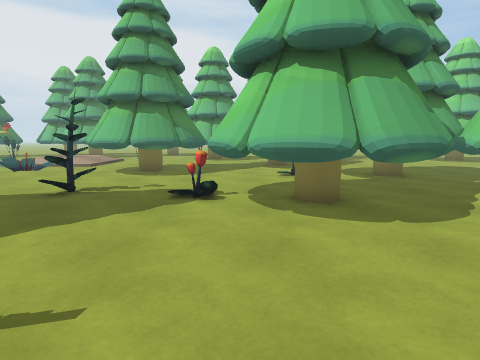
[1] (above)

24 first-person views from a walk through a Unity game level. The camera is 1.3 m above the floor, tilts 8° down and sees 80° across. The floor is counted in squares, 1 m on a side. Each view is taken from the middle of a square. On the plan, view 1 faces up. The plan holds only what a view shows up to about 13 squares ahead; the rest is blank. The place goes on beyond the plan. The player character is not drawn.

[2]
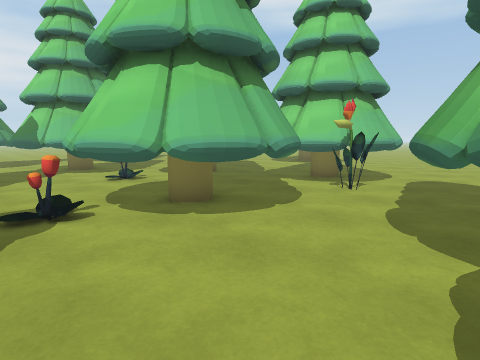

[3]
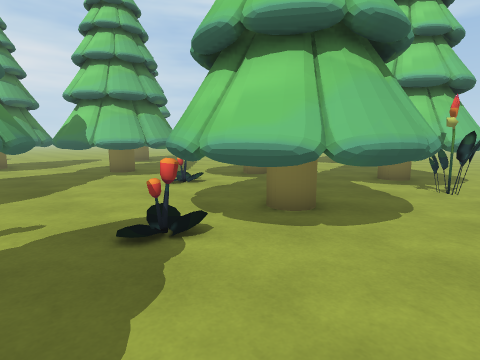

[4]
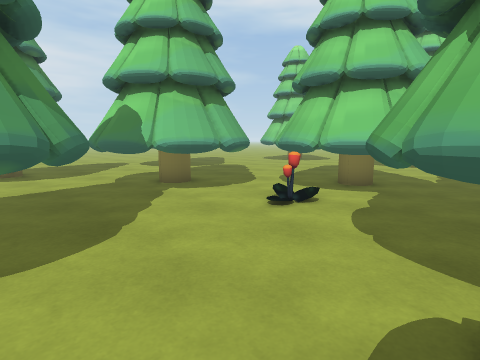

[5]
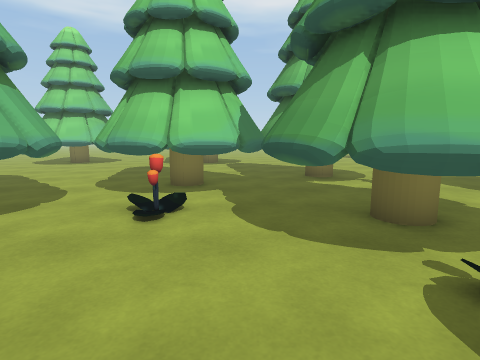

[6]
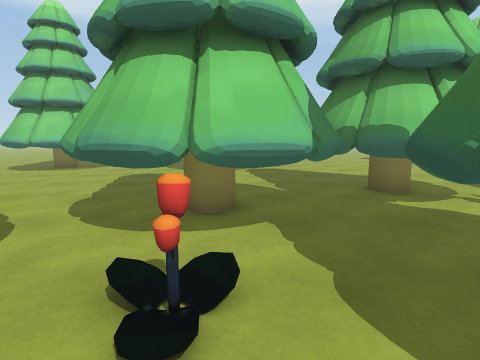

[7]
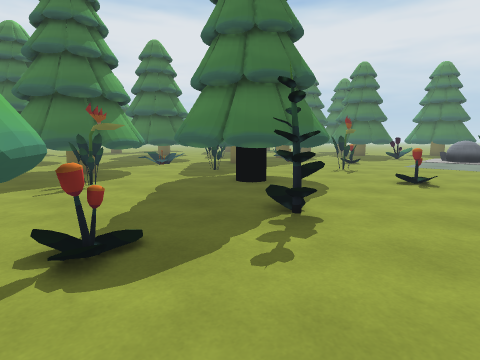

[8]
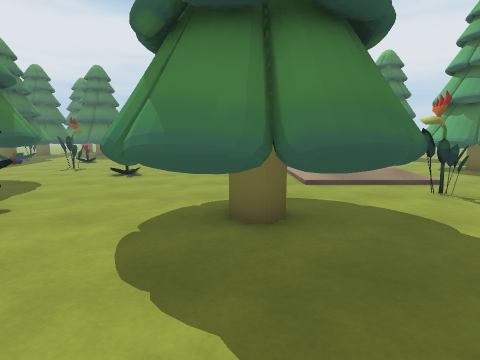

[9]
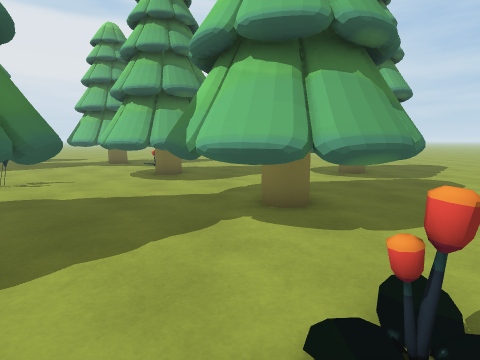

[10]
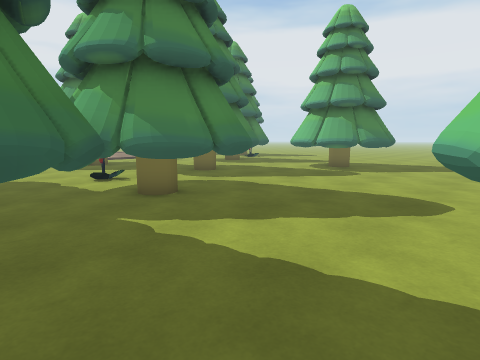

[11]
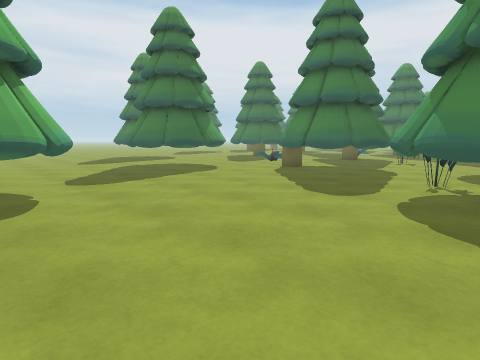

[12]
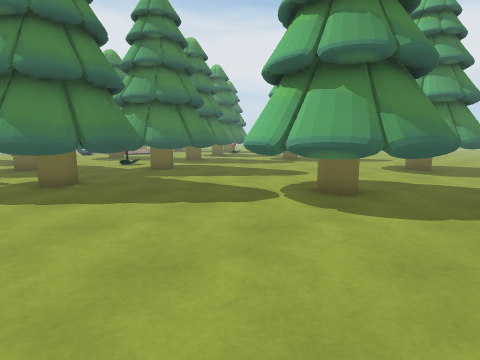

[13]
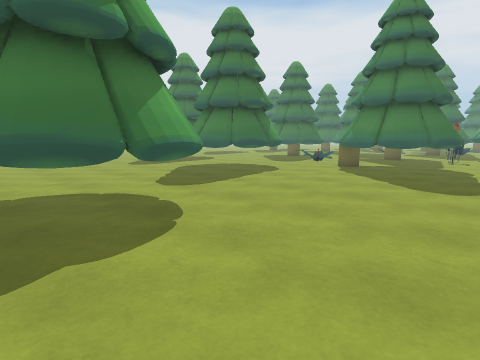

[14]
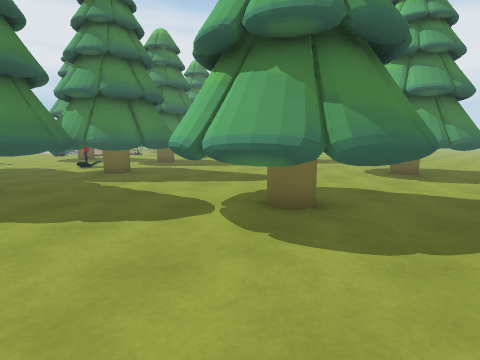

[15]
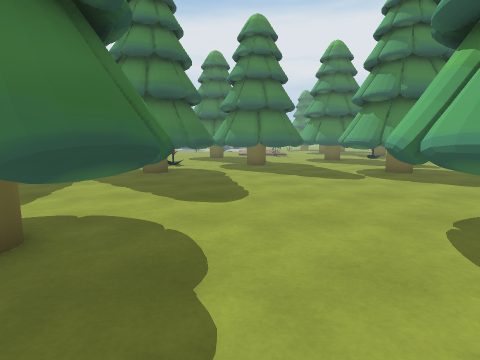

[16]
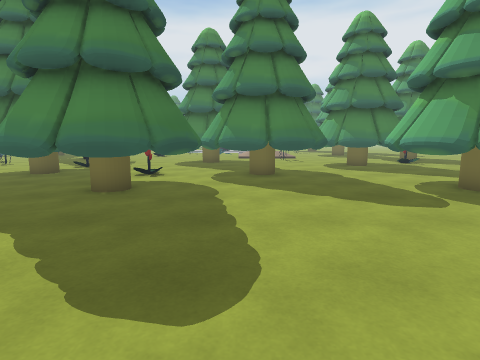

[17]
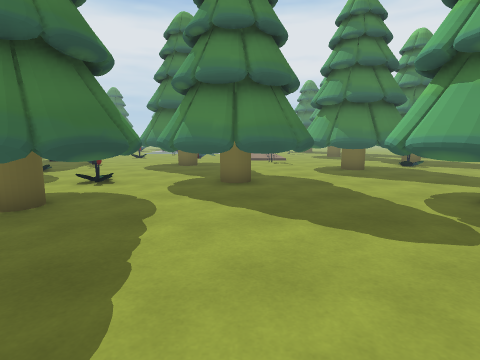

[18]
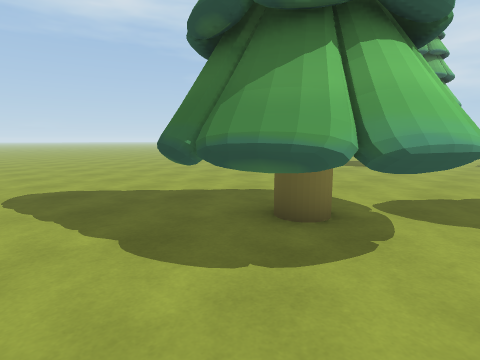

[19]
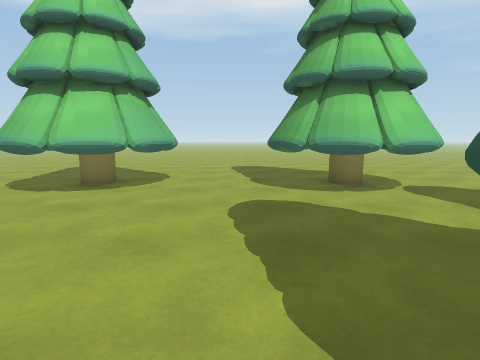

[20]
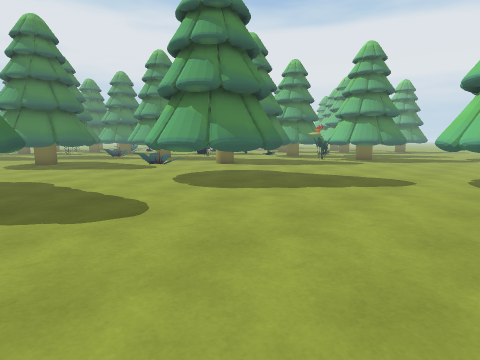

[21]
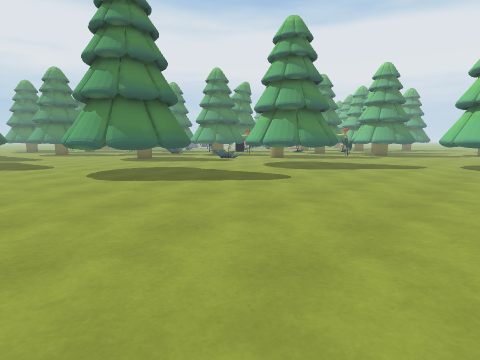

[22]
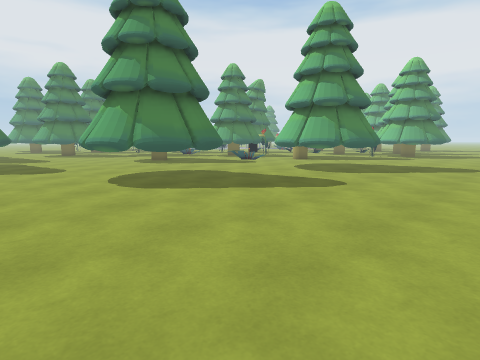

[23]
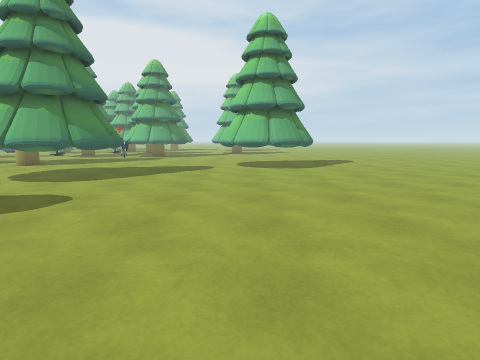

[24]
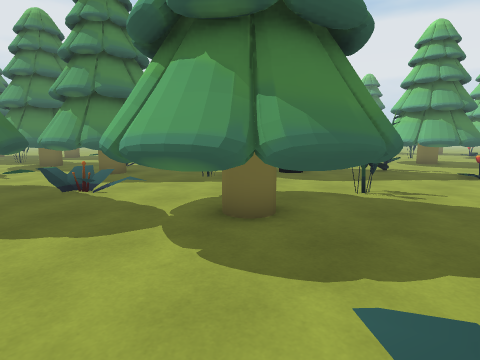

### Floor plan
Key: @ floor where view 1 was taken; # wall or solid block; . floor; / step, stairs or slope; F flower; T tree; H thing the floor can be seen under or through.
Columns run from 17 left of view 1 to 17 right of it. Each row starts with its distance up from view 1.
 21      TTT ....  TTT..   TTT...
 20      TTT..... TTTT.. TTTTT...TTT
 19       .......TTTTT...TTTT...TTT TT.
 18          /....TTTT....TT....TTTTTT.
 17           .F...... TT........TTTTT.
 16           ....... TTTT........TTT..
 15           ... ...TTTTT.............
 14         //.. TTT.TTTTT.............
 13         F..  TTT.TTTTTTT......TTT..
 12        FF.. TTTT.....TTTT....TTTT .
 11        .F..TTTTT...FTTTTTT..TTTTTT.
 10        .....TTT....FTTTTTT...TTTTT.
  9   .................TTTTTT....TTTT..
  8   .....F.........TTTT TTTTT........
  7   ..........FF...TTTTTTTTTTT.......
  6    ......TTT....FTTTTTTTTTTT.......
  5     .... TTTT....TTTTTFFTTT........
  4      F..TTTTT.....TTT..FTTT........
  3      ...  TTT......................
  2      ....    ......###.............
  1        ... ...F...#####............
  0       T .F..TTTT.@    #........HH##
 -1       TT ...TTTT..    #.......HH
 -2  TT  TTT .. TTTTT.   ##.......
 -3 TTT TTTT.FF TTTTT.     .......HH
 -4 TTT  TT.FFF.TTTT..      ##.....HH##
 -5         ##...TT..FFF     ##........
 -6            ..... .F  .    #........
 -7                     ..    #........
 -8                    ... ####........
 -9                   .................
-10                TT..................
-11                TT..................
-12                  ...  ##...........
-13                    .   ##..........
-14                   ..   ##..........
-15                  ...   ##.........
-16                 .... ###..........
-17                 ..................
-18                 .................
-19                          ....... .

Positions as (right, up) in squares from view 1, and headings:
1: (0, 0), facing up
2: (-2, 1), facing up-right
3: (-3, 3), facing up-right
4: (-3, 7), facing up-right
5: (-3, 9), facing right
6: (0, 10), facing right
7: (0, 10), facing down-left
8: (1, 12), facing left
9: (1, 9), facing up
10: (12, 7), facing up-left
11: (15, 6), facing down-left
12: (17, 4), facing up-left
13: (17, 4), facing down-left
14: (17, 6), facing up-left
15: (17, 14), facing left
16: (13, 14), facing left
17: (11, 15), facing left
18: (11, 15), facing down-right
19: (5, 14), facing right
20: (15, -13), facing up-left
21: (16, -19), facing up-left
22: (14, -19), facing up-left
23: (14, -17), facing up
24: (0, -6), facing up-left
